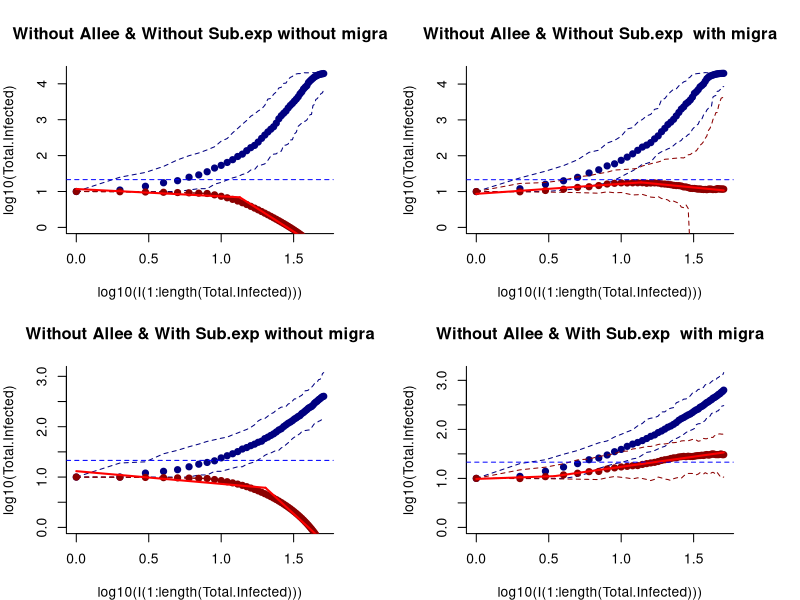

Write R code to recreate this figure. (Note: this script raises an error after producing the figure.)




###################################################################
##### Dynamic

pred.dyn.sub.exp.Allee<-function(I0, r, p, K, t, Allee=T, migration, size=0.5, I50=50, f0=0.3){
  out<-I0
  Inf.active<-c(rep(0,6),I0)                                                      # This will record the number of active cases. It is used for the evaluation of the Allee Effect
  for(i in 1:t){
    It1<-out[length(out)]
    if(It1<=0){
      It2<-0
    } else{
    active.cases<-sum(Inf.active)
    if(Allee==T)D.I<-(r*It1^p)*((1/(1-f0))*(active.cases/(active.cases+I50))-f0)*(1-It1/K)
    if(Allee==F)D.I<-(r*It1^p)*(1-It1/K)
    imported<-rnbinom(n = 1, size = size, mu = migration)
    if(D.I>0)D.I<-rnbinom(n = 1, size = size, mu = D.I)+imported
    if(D.I<=0)D.I<-D.I+imported
    It2<-It1+D.I
    Inf.active<-c(Inf.active[-1],D.I)
    }
    if(It2<=0)It2<-0
#  print(c(It1, It2, D.I, imported))
    out<-c(out,It2)
  }
#  print(out)
  out
}



###################################################################
##### plot with/wihout Allee and subexponential

plot.all.su.exp<-function(I0 , r , p , K,t, migration, size, I50=50, f0=0.3, it){
require(segmented)
  par(mfrow=c(2,2), mar=c(4,4,4,4))
  for(pp in c(1,p)){
    for(m in c(0,migration)){
      for(allee in c(F,T)){
    out.t<-NULL
    for(i in 1:it){
    pred.dyn.sub.exp.Allee(I0 = I0, r = r, p = pp, K=K,t = t,
                  Allee = allee, migration=m, size=size, I50=50, f0=0.3)->al
#      al<-cumsum(al)
      out.t<-rbind(out.t, al)
      }
out<- apply(out.t, 2, quantile, c(0.025,0.5,0.975))
#    ii<-which(diff(al)==max(diff(al)))
      ii<-t
      Total.Infected<-out[2,]
      if(allee ==F & pp==1 & m ==0)         title<-"Without Allee & Without Sub.exp without migra"
      if(allee ==F & pp<1 & m ==0)          title<-"Without Allee & With Sub.exp without migra"
      if(allee ==T & pp<1 & m ==0)          title<-"With Allee & With Sub.exp without migra"
      if(allee ==T & pp==1 & m ==0)         title<-"With Allee & Without Sub.exp without migra"
      if(allee ==F & pp==1 & m ==migration) title<-"Without Allee & Without Sub.exp  with migra"
      if(allee ==F & pp<1 & m ==migration)  title<-"Without Allee & With Sub.exp  with migra"
      if(allee ==T & pp<1 & m ==migration)  title<-"With Allee & With Sub.exp   with migra"
      if(allee ==T & pp==1 & m ==migration) title<-"With Allee & Without Sub.exp   with migra"
#return(Total.Infected)      
    if(allee==F){  plot(log10(Total.Infected)~log10(I(1:length(Total.Infected))), bty="l", pch=19, col="navy", main=title, ylim=c(0,max(log10(out), na.rm=T)))
      points(log10(out[1,])~log10(I(1:length(Total.Infected))), col="navy", lty=2, type="l")
      points(log10(out[3,])~log10(I(1:length(Total.Infected))), col="navy", lty=2, type="l")
      }
      if(allee==T){
        points(log10(Total.Infected)~log10(I(1:length(Total.Infected))), bty="l", pch=19, col="darkred", main=title, ylim=c(0,max(log10(out), na.rm=T)))
        points(log10(out[1,])~log10(I(1:length(Total.Infected))), col="darkred", lty=2, type="l")
        points(log10(out[3,])~log10(I(1:length(Total.Infected))), col="darkred", lty=2, type="l")
        
          abline(h=log10(I50/((1/f0)-1)), col="blue", lty=2)      # This is the epidemic threshold because Allee effect
print(c(log10(I50/((1/f0)-1)),(I50/((1/f0)-1))))        
          y<-log10(Total.Infected)
          x<-log10(1:length(y))
        #ff0<-lm(y~x)
        #ffp<-lm(y~x+I(x^ 2))
          ff1<-segmented(lm(y~x), seg.Z = ~x, npsi = 1)
        #aic<-AIC(ff0,ffp, ff1)[,2]
        #wi<-exp(-0.5*(aic-min(aic)))/sum(exp(-0.5*(aic-min(aic))))
        #text(quantile(x,0.2),quantile(y,0.8),paste("wi",round(wi[3],3), paste=""), pos=4)
          fit<-summary(ff1)
          plot(ff1, add=T, col="red")
      #text(quantile(x,0.2),quantile(y,0.7),paste("r-sqrt:",round(fit$r.squared,3), paste=""), pos=4)
        }
      }
    }
  }
}


dd<-plot.all.su.exp(I0 = 10, r = 0.25, p = 0.75, K = 20000, t = 50, migration=1, size=.5, I50 = 50, f0 = 0.3, it=200)

plot.all.su.exp(I0 = 80, r = 0.15, p = 0.9, thr = 50, K = 1000, t = 50,  migration = 10, size = 1, Q=0.85)


l<-pred.dyn.sub.exp.Allee(I0 = 10, r = 0.25, p = 0.85, K = 450, t = 100, Allee = T, migration = F, size = 10, I50 = 50, f0 = 0.3)
